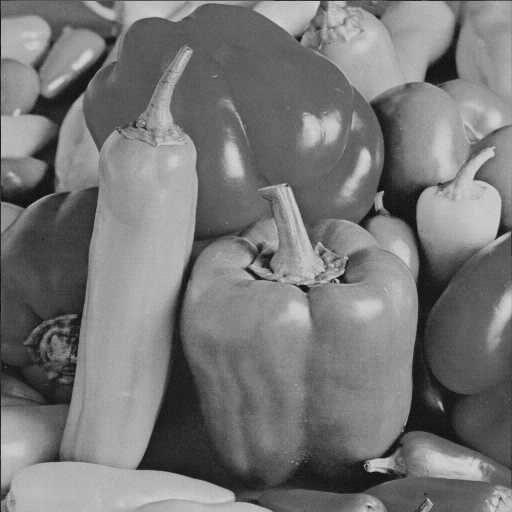
%> input picture WatermarkingMatlab/WatermarkedPeppersDWT.tif, 512 x 512 px
$ octave DWTDetection.m   (GNU Octave 9; MATLAB toolbox functions it lacks are replaced by stand-ins)
%> lines starting %> are read from the running program, lines starting %| are printed output that depends on the picture
[watermarked_image, map] = imread('WatermarkedPeppersDWT.tif');
%> watermarked_image is the input picture: size 512x512 uint8; min 14, max 214, mean 119.3
%> map = []

load('watermark.mat', 'w1', 'w2', 'w3');

[A1, H1, V1, D1] = dwt2(watermarked_image, 'haar');
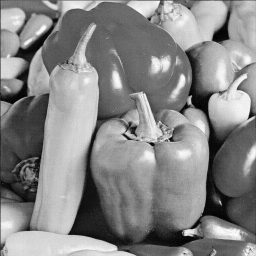
%> A1: size 256x256 double; min 35.5, max 421, mean 238.5; drawn with min black and max white
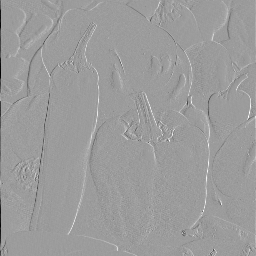
%> V1: size 256x256 double; min -158, max 99.5, mean -0.3; drawn with min black and max white
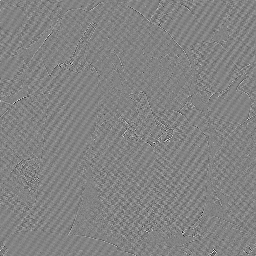
%> D1: size 256x256 double; min -47, max 44.5, mean 0; drawn with min black and max white

[A2, H2, V2, D2] = dwt2(A1, 'haar');
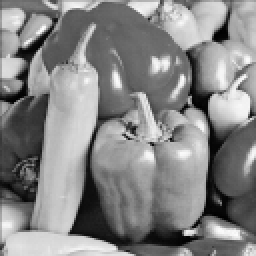
%> A2: size 128x128 double (shown 2 times larger); min 83, max 832.5, mean 477; drawn with min black and max white
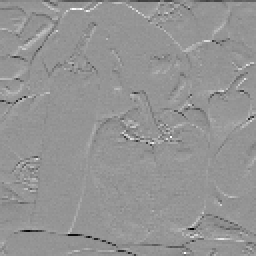
%> H2: size 128x128 double (shown 2 times larger); min -259, max 187.5, mean 0.8; drawn with min black and max white
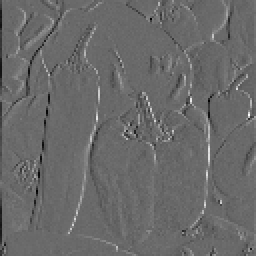
%> V2: size 128x128 double (shown 2 times larger); min -185, max 262.3, mean 1; drawn with min black and max white
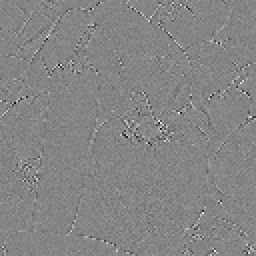
%> D2: size 128x128 double (shown 2 times larger); min -90.5, max 85, mean 1.5; drawn with min black and max white


phi1 = calculate_phi(H2, w1);
%> in calculate_phi, `phi = (sum(watermark_col .* sign(embed_col))).^2 / sum(watermark_col.^..`: phi = 2348.9
%> phi1 = 2348.9
sigma1 = std(H2(:));
%> sigma1 = 21.98
threshold1 = sigma1 * 10;
%> threshold1 = 219.8

phi2 = calculate_phi(V2, w2);
%> phi2 = 1449.1
sigma2 = std(V2(:));
%> sigma2 = 24.47
threshold2 = sigma2 * 10;
%> threshold2 = 244.7

phi3 = calculate_phi(D2, w3);
%> phi3 = 4061.2
sigma3 = std(D2(:));
%> sigma3 = 8.86
threshold3 = sigma3 * 10;
%> threshold3 = 88.62

watermark_detected = [phi1 > threshold1, phi2 > threshold2, phi3 > threshold3];
%> watermark_detected = [true true true]

disp(['Watermark w1 detected in H2: ', num2str(watermark_detected(1))]);
%| Watermark w1 detected in H2: 1
disp(['Watermark w2 detected in D2: ', num2str(watermark_detected(2))]);
%| Watermark w2 detected in D2: 1
disp(['Watermark w3 detected in V2: ', num2str(watermark_detected(3))]);
%| Watermark w3 detected in V2: 1


function phi = calculate_phi(embed_watermark, watermark)
    embed_col = embed_watermark(:);
    watermark_col = watermark(:);

    phi = (sum(watermark_col .* sign(embed_col))).^2 / sum(watermark_col.^2);

end
